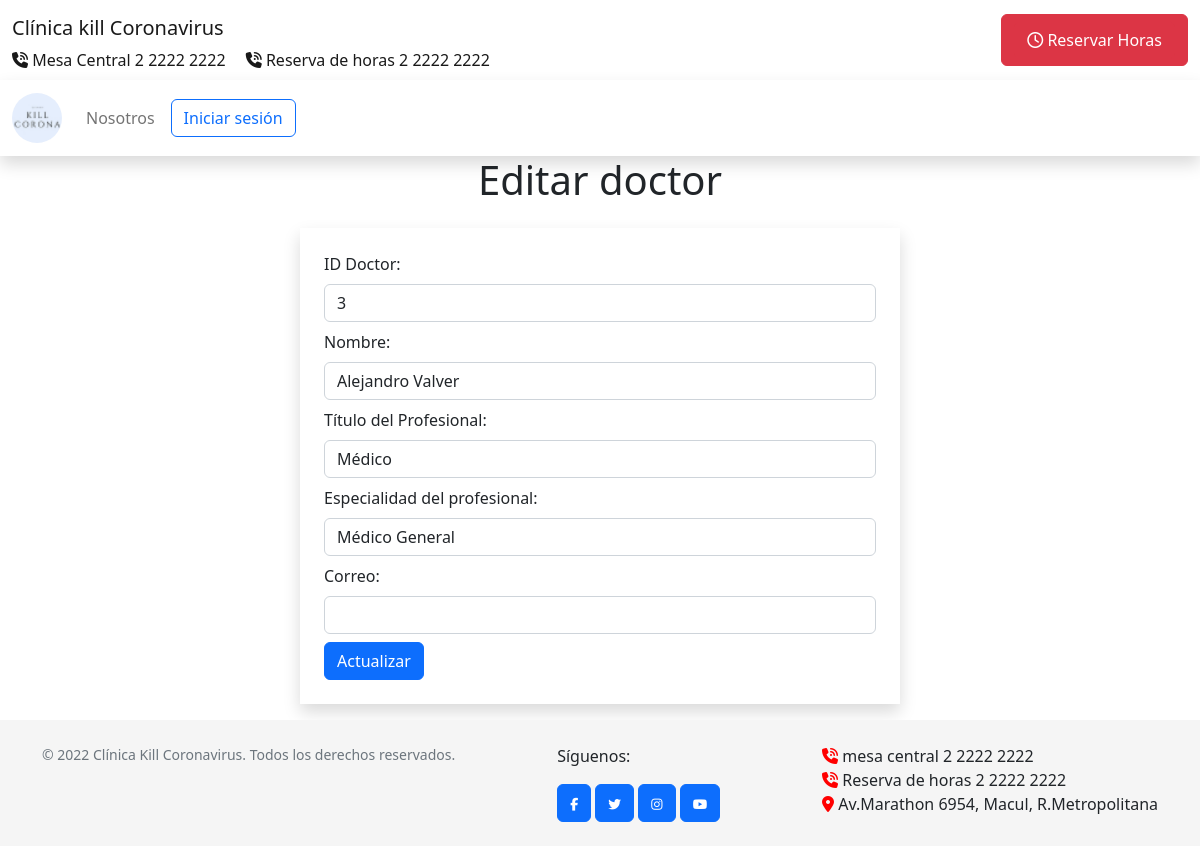
Page /doctor/detalle/3 on the committed database.
### clinicaApp/models.py (models this page shows, shortened)
class Doctor(models.Model):
    id_doctor = models.AutoField(primary_key=True)
    nombre_doctor = models.CharField(max_length=150)
    titulo = models.CharField(max_length=150)
    especialidad = models.ForeignKey(Especialidad, on_delete=models.CASCADE, default=1)
    correo = models.CharField(max_length=150)
    foto = models.ImageField(upload_to='doctores/', null=True, blank=True)
    tipousuario = models.ForeignKey(Tipousuario, on_delete=models.CASCADE, default=2)

class Especialidad(models.Model):
    id_especialidad = models.AutoField(primary_key=True)
    nombre_especialidad = models.CharField(max_length=255)
    def __str__(self):
        return self.nombre_especialidad

### clinicaApp/views.py (the view)
# urls.py: path('doctor/detalle/<int:id_doctor>', views.detalleDoctor, name='detalle_doctor'),
def detalleDoctor(request, id_doctor):
    doctor = Doctor.objects.get(pk=id_doctor)
    return render(request, "doctores_editar.html", {
        'doctor': doctor
    })

### clinicaApp/templates/doctores_editar.html (shortened to what this page needs)
{% extends 'doctores_actualizar.html' %}
{% block content %}
    <h1 class="text-center">Editar doctor</h1>
    <form class="w-50 shadow mx-auto p-4 m-3" method="post" action="{% url 'editarDoctor' id_doctor=doctor.id_doctor %}">
        ID Doctor: <input type="text" name="id doctor" class="form-control my-2" required value="{{doctor.id_doctor}}">
        Nombre: <input type="text" name="nombre_doctor" class="form-control my-2" required value="{{doctor.nombre_doctor}}">
        Título del Profesional: <input type="text" name="titulo" class="form-control my-2" required value="{{doctor.titulo}}">
        Especialidad del profesional: <input type="text" name="especialidad" class="form-control my-2" required value="{{doctor.especialidad}}">
        Correo: <input type="text" name="correo_doctor" class="form-control my-2" required value="{{doctor.correo_doctor}}">
        <input type="submit"value="Actualizar" class="btn btn-primary">
    </form>
{% include 'footer.html' %}
{% endblock%}

### clinicaApp/templates/clinicaweb.html (style rules this page uses)
body { display: flex; flex-direction: column; min-height: 100vh; }

### rows in the picture
Doctor: id_doctor "3", nombre_doctor "Alejandro Valver", titulo "Médico", especialidad "Médico General"
